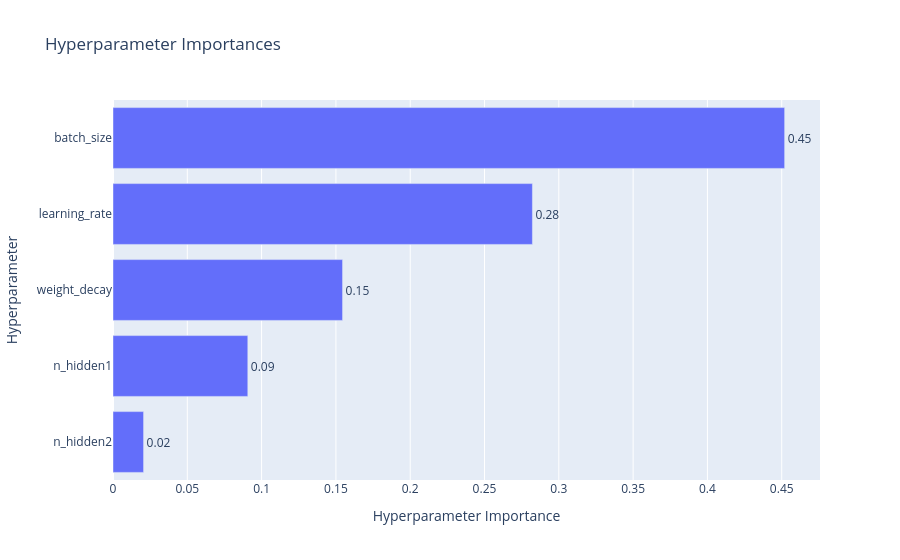

Notebook code cell kept with this figure:
### Code cell
optuna.visualization.plot_param_importances(study)

### Figure 1 — Plotly figure (JSON) as saved in the notebook; plotly's stock layout.template omitted (floating-point values rounded to 4 significant figures)
{"data": [{"cliponaxis": false, "hovertemplate": ["n_hidden2 (CategoricalDistribution): 0.02057929282301985<extra></extra>", "n_hidden1 (CategoricalDistribution): 0.09072073862335292<extra></extra>", "weight_decay (FloatDistribution): 0.15448546210243863<extra></extra>", "learning_rate (FloatDistribution): 0.2822397540172638<extra></extra>", "batch_size (CategoricalDistribution): 0.4519747524339246<extra></extra>"], "name": "Objective Value", "orientation": "h", "text": ["0.02", "0.09", "0.15", "0.28", "0.45"], "textposition": "outside", "type": "bar", "x": [0.02058, 0.09072, 0.1545, 0.2822, 0.452], "y": ["n_hidden2", "n_hidden1", "weight_decay", "learning_rate", "batch_size"]}], "layout": {"title": {"text": "Hyperparameter Importances"}, "xaxis": {"title": {"text": "Hyperparameter Importance"}}, "yaxis": {"title": {"text": "Hyperparameter"}}}}
